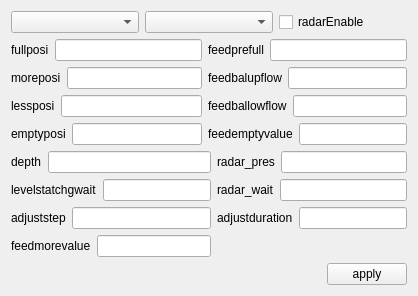
     <widget class="QWidget" name="page_7">
      <layout class="QVBoxLayout" name="verticalLayout_5">
       <item>
        <layout class="QHBoxLayout" name="horizontalLayout_43">
         <item>
          <widget class="QComboBox" name="sensortypecmx">
           <property name="minimumSize">
            <size>
             <width>100</width>
             <height>0</height>
            </size>
           </property>
           <property name="maximumSize">
            <size>
             <width>150</width>
             <height>16777215</height>
            </size>
           </property>
          </widget>
         </item>
         <item>
          <widget class="QComboBox" name="balmodecomboBox">
           <property name="minimumSize">
            <size>
             <width>100</width>
             <height>0</height>
            </size>
           </property>
           <property name="maximumSize">
            <size>
             <width>150</width>
             <height>16777215</height>
            </size>
           </property>
          </widget>
         </item>
         <item>
          <widget class="QCheckBox" name="checkBox_radar">
           <property name="text">
            <string notr="true">radarEnable</string>
           </property>
          </widget>
         </item>
        </layout>
       </item>
       <item>
        <layout class="QGridLayout" name="gridLayout_39">
         <item row="0" column="0">
          <layout class="QHBoxLayout" name="horizontalLayout_89">
           <item>
            <widget class="QLabel" name="fullposiLabel">
             <property name="text">
              <string>fullposi</string>
             </property>
            </widget>
           </item>
           <item>
            <widget class="myLineEdit" name="fullposiEdit"/>
           </item>
          </layout>
         </item>
         <item row="0" column="1">
          <layout class="QHBoxLayout" name="horizontalLayout_90">
           <item>
            <widget class="QLabel" name="feedprefullLabel">
             <property name="text">
              <string>feedprefull</string>
             </property>
            </widget>
           </item>
           <item>
            <widget class="myLineEdit" name="feedprefullvalueEdit"/>
           </item>
          </layout>
         </item>
         <item row="1" column="0">
          <layout class="QHBoxLayout" name="horizontalLayout_91">
           <item>
            <widget class="QLabel" name="moreposilabel">
             <property name="text">
              <string>moreposi</string>
             </property>
            </widget>
           </item>
           <item>
            <widget class="myLineEdit" name="levelmoreposiEdit"/>
           </item>
          </layout>
         </item>
         <item row="1" column="1">
          <layout class="QHBoxLayout" name="horizontalLayout_92">
           <item>
            <widget class="QLabel" name="feedbalupflowLabel">
             <property name="text">
              <string>feedbalupflow</string>
             </property>
            </widget>
           </item>
           <item>
            <widget class="myLineEdit" name="feedbalupflowEdit"/>
           </item>
          </layout>
         </item>
         <item row="2" column="0">
          <layout class="QHBoxLayout" name="horizontalLayout_93">
           <item>
            <widget class="QLabel" name="balpartcountlabel">
             <property name="text">
              <string>lessposi</string>
             </property>
            </widget>
           </item>
           <item>
            <widget class="myLineEdit" name="balpartcountedit"/>
           </item>
          </layout>
         </item>
         <item row="3" column="0">
          <layout class="QHBoxLayout" name="horizontalLayout_94">
           <item>
            <widget class="QLabel" name="emptyposilabel">
             <property name="text">
              <string>emptyposi</string>
             </property>
            </widget>
           </item>
           <item>
            <widget class="myLineEdit" name="emptyposiEdit"/>
           </item>
          </layout>
         </item>
         <item row="2" column="1">
          <layout class="QHBoxLayout" name="horizontalLayout_95">
           <item>
            <widget class="QLabel" name="feedballowflowLabel">
             <property name="text">
              <string>feedballowflow</string>
             </property>
            </widget>
           </item>
           <item>
            <widget class="myLineEdit" name="feedballowflowEdit"/>
           </item>
          </layout>
         </item>
         <item row="3" column="1">
          <layout class="QHBoxLayout" name="horizontalLayout_96">
           <item>
            <widget class="QLabel" name="feedEmptyvalueLabel">
             <property name="text">
              <string>feedemptyvalue</string>
             </property>
            </widget>
           </item>
           <item>
            <widget class="myLineEdit" name="feedemptyvalueEdit"/>
           </item>
          </layout>
         </item>
        </layout>
       </item>
       <item>
        <layout class="QGridLayout" name="gridLayout_4">
         <item row="0" column="1">
          <layout class="QHBoxLayout" name="horizontalLayout_42">
           <item>
            <widget class="QLabel" name="flowbaluplimitlabel">
             <property name="text">
              <string>radar_pres</string>
             </property>
            </widget>
           </item>
           <item>
            <widget class="myLineEdit" name="flowbaluplimitEdit"/>
           </item>
          </layout>
         </item>
         <item row="3" column="0">
          <layout class="QHBoxLayout" name="horizontalLayout_2">
           <item>
            <widget class="QLabel" name="feedclearLabel">
             <property name="text">
              <string>feedmorevalue</string>
             </property>
            </widget>
           </item>
           <item>
            <widget class="myLineEdit" name="feedclearvalueEdit"/>
           </item>
          </layout>
         </item>
         <item row="1" column="0">
          <layout class="QHBoxLayout" name="horizontalLayout_87">
           <item>
            <widget class="QLabel" name="levelstatchgwaitlabel">
             <property name="text">
              <string>levelstatchgwait</string>
             </property>
            </widget>
           </item>
           <item>
            <widget class="myLineEdit" name="levelstatchangewaitedit"/>
           </item>
          </layout>
         </item>
         <item row="2" column="1">
          <layout class="QHBoxLayout" name="horizontalLayout_84">
           <item>
            <widget class="QLabel" name="adjuststepdurationlabel">
             <property name="text">
              <string>adjustduration</string>
             </property>
            </widget>
           </item>
           <item>
            <widget class="myLineEdit" name="prefullcontinueedit"/>
           </item>
          </layout>
         </item>
         <item row="1" column="1">
          <layout class="QHBoxLayout" name="horizontalLayout_88">
           <item>
            <widget class="QLabel" name="feedbaluplimitabel">
             <property name="text">
              <string>radar_wait</string>
             </property>
            </widget>
           </item>
           <item>
            <widget class="myLineEdit" name="feedbaluplimitEdit"/>
           </item>
          </layout>
         </item>
         <item row="0" column="0">
          <layout class="QHBoxLayout" name="horizontalLayout_85">
           <item>
            <widget class="QLabel" name="containDeptylabel">
             <property name="text">
              <string>depth</string>
             </property>
            </widget>
           </item>
           <item>
            <widget class="myLineEdit" name="containDeptyEdit"/>
           </item>
          </layout>
         </item>
         <item row="2" column="0">
          <layout class="QHBoxLayout" name="horizontalLayout_83">
           <item>
            <widget class="QLabel" name="adjuststeplabel">
             <property name="text">
              <string>adjuststep</string>
             </property>
            </widget>
           </item>
           <item>
            <widget class="myLineEdit" name="fullcontinueedit"/>
           </item>
          </layout>
         </item>
        </layout>
       </item>
       <item>
        <layout class="QHBoxLayout" name="horizontalLayout_44">
         <item>
          <spacer name="horizontalSpacer_22">
           <property name="orientation">
            <enum>Qt::Horizontal</enum>
           </property>
           <property name="sizeHint" stdset="0">
            <size>
             <width>40</width>
             <height>20</height>
            </size>
           </property>
          </spacer>
         </item>
         <item>
          <widget class="QPushButton" name="autoApplyBtn">
           <property name="text">
            <string>apply</string>
           </property>
          </widget>
         </item>
        </layout>
       </item>
      </layout>
     </widget>
